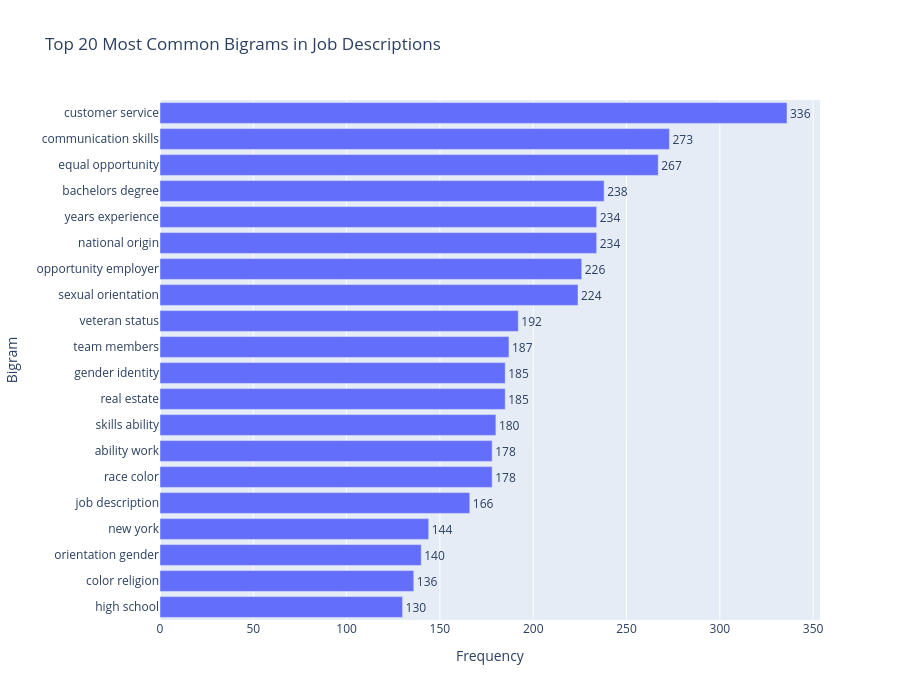

The notebook cell saved with this chart:
### Markdown cell above
### Most Common Bigrams

### Code cell
text = job_df["clean_description"].dropna().astype(str)

# bigram
vectorizer = CountVectorizer(
    stop_words="english",
    ngram_range=(2, 2),
    min_df=2
)

X = vectorizer.fit_transform(text)

bigram_counts = X.sum(axis=0).A1
bigrams = vectorizer.get_feature_names_out()

common_bigrams = (
    pd.DataFrame({
        "bigram": bigrams,
        "count": bigram_counts
    })
    .sort_values("count", ascending=False)
    .head(20)
)

fig = px.bar(
    common_bigrams.sort_values("count"),
    x="count",
    y="bigram",
    orientation="h",
    text="count",
    title="Top 20 Most Common Bigrams in Job Descriptions",
    labels={
        "count": "Frequency",
        "bigram": "Bigram"
    }
)

fig.update_traces(textposition="outside")

fig.update_layout(
    width=900,
    height=700,
    yaxis=dict(categoryorder="total ascending")
)

fig.show()

### Figure 1 — Plotly figure (JSON) as saved in the notebook; plotly's stock layout.template omitted (floating-point values rounded to 4 significant figures)
{"data": [{"hovertemplate": "Frequency=%{text}<br>Bigram=%{y}<extra></extra>", "legendgroup": "", "marker": {"color": "#636efa", "pattern": {"shape": ""}}, "name": "", "orientation": "h", "showlegend": false, "text": [130.0, 136.0, 140.0, 144.0, 166.0, 178.0, 178.0, 180.0, 185.0, 185.0, 187.0, 192.0, 224.0, 226.0, 234.0, 234.0, 238.0, 267.0, 273.0, 336.0], "textposition": "outside", "type": "bar", "x": [130, 136, 140, 144, 166, 178, 178, 180, 185, 185, 187, 192, 224, 226, 234, 234, 238, 267, 273, 336], "xaxis": "x", "y": ["high school", "color religion", "orientation gender", "new york", "job description", "race color", "ability work", "skills ability", "real estate", "gender identity", "team members", "veteran status", "sexual orientation", "opportunity employer", "national origin", "years experience", "bachelors degree", "equal opportunity", "communication skills", "customer service"], "yaxis": "y"}], "layout": {"barmode": "relative", "height": 700, "legend": {"tracegroupgap": 0}, "title": {"text": "Top 20 Most Common Bigrams in Job Descriptions"}, "width": 900, "xaxis": {"anchor": "y", "domain": [0, 1], "title": {"text": "Frequency"}}, "yaxis": {"anchor": "x", "categoryorder": "total ascending", "domain": [0, 1], "title": {"text": "Bigram"}}}}
